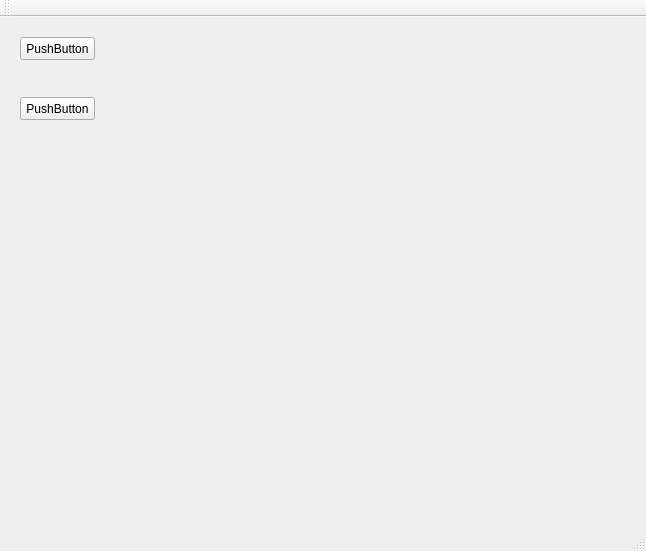
<?xml version="1.0" encoding="UTF-8"?>
<ui version="4.0">
 <class>MainWindow</class>
 <widget class="QMainWindow" name="MainWindow">
  <property name="geometry">
   <rect>
    <x>0</x>
    <y>0</y>
    <width>646</width>
    <height>551</height>
   </rect>
  </property>
  <property name="windowTitle">
   <string>MainWindow</string>
  </property>
  <widget class="QWidget" name="centralWidget">
   <widget class="QPushButton" name="pushButton">
    <property name="geometry">
     <rect>
      <x>20</x>
      <y>20</y>
      <width>75</width>
      <height>23</height>
     </rect>
    </property>
    <property name="text">
     <string>PushButton</string>
    </property>
   </widget>
   <widget class="QPushButton" name="pushButton_2">
    <property name="geometry">
     <rect>
      <x>20</x>
      <y>80</y>
      <width>75</width>
      <height>23</height>
     </rect>
    </property>
    <property name="text">
     <string>PushButton</string>
    </property>
   </widget>
  </widget>
  <widget class="QMenuBar" name="menuBar">
   <property name="geometry">
    <rect>
     <x>0</x>
     <y>0</y>
     <width>646</width>
     <height>23</height>
    </rect>
   </property>
  </widget>
  <widget class="QToolBar" name="mainToolBar">
   <attribute name="toolBarArea">
    <enum>TopToolBarArea</enum>
   </attribute>
   <attribute name="toolBarBreak">
    <bool>false</bool>
   </attribute>
  </widget>
  <widget class="QStatusBar" name="statusBar"/>
 </widget>
 <layoutdefault spacing="6" margin="11"/>
 <resources/>
 <connections/>
</ui>
